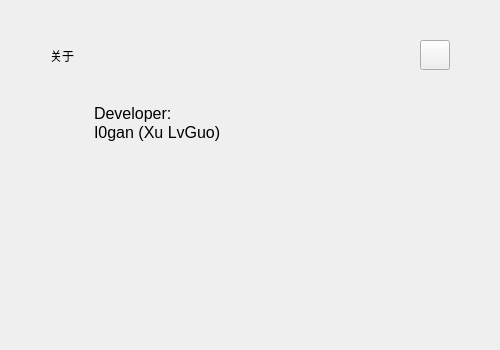
<?xml version="1.0" encoding="UTF-8"?>
<ui version="4.0">
 <class>AboutPage</class>
 <widget class="QWidget" name="AboutPage">
  <property name="geometry">
   <rect>
    <x>0</x>
    <y>0</y>
    <width>500</width>
    <height>350</height>
   </rect>
  </property>
  <property name="windowTitle">
   <string>Form</string>
  </property>
  <widget class="QLabel" name="label_frame">
   <property name="geometry">
    <rect>
     <x>0</x>
     <y>0</y>
     <width>500</width>
     <height>350</height>
    </rect>
   </property>
   <property name="styleSheet">
    <string notr="true">QLabel {
	border-image  : url(':/ui/themes/default/dialog_page.png');
}</string>
   </property>
   <property name="text">
    <string/>
   </property>
  </widget>
  <widget class="QToolButton" name="toolButton_close">
   <property name="geometry">
    <rect>
     <x>420</x>
     <y>40</y>
     <width>30</width>
     <height>30</height>
    </rect>
   </property>
   <property name="styleSheet">
    <string notr="true">QToolButton{
	border-image: url(':/ui/btn_close.png')
}
QToolButton:hover{
   border:2px solid;
}</string>
   </property>
   <property name="text">
    <string/>
   </property>
  </widget>
  <widget class="QTextBrowser" name="textBrowser">
   <property name="geometry">
    <rect>
     <x>90</x>
     <y>100</y>
     <width>321</width>
     <height>191</height>
    </rect>
   </property>
   <property name="styleSheet">
    <string notr="true">background-color: transparent;
</string>
   </property>
   <property name="frameShape">
    <enum>QFrame::NoFrame</enum>
   </property>
   <property name="frameShadow">
    <enum>QFrame::Plain</enum>
   </property>
   <property name="html">
    <string>&lt;!DOCTYPE HTML PUBLIC &quot;-//W3C//DTD HTML 4.0//EN&quot; &quot;http://www.w3.org/TR/REC-html40/strict.dtd&quot;&gt;
&lt;html&gt;&lt;head&gt;&lt;meta name=&quot;qrichtext&quot; content=&quot;1&quot; /&gt;&lt;style type=&quot;text/css&quot;&gt;
p, li { white-space: pre-wrap; }
&lt;/style&gt;&lt;/head&gt;&lt;body style=&quot; font-family:'Noto Sans'; font-size:12pt; font-weight:400; font-style:normal;&quot;&gt;
&lt;p style=&quot; margin-top:0px; margin-bottom:0px; margin-left:0px; margin-right:0px; -qt-block-indent:0; text-indent:0px;&quot;&gt;Developer:&lt;/p&gt;
&lt;p style=&quot; margin-top:0px; margin-bottom:0px; margin-left:0px; margin-right:0px; -qt-block-indent:0; text-indent:0px;&quot;&gt;I0gan (Xu LvGuo)&lt;/p&gt;&lt;/body&gt;&lt;/html&gt;</string>
   </property>
  </widget>
  <widget class="QLabel" name="label_title">
   <property name="geometry">
    <rect>
     <x>50</x>
     <y>40</y>
     <width>121</width>
     <height>31</height>
    </rect>
   </property>
   <property name="text">
    <string>关于</string>
   </property>
  </widget>
 </widget>
 <resources/>
 <connections/>
</ui>
